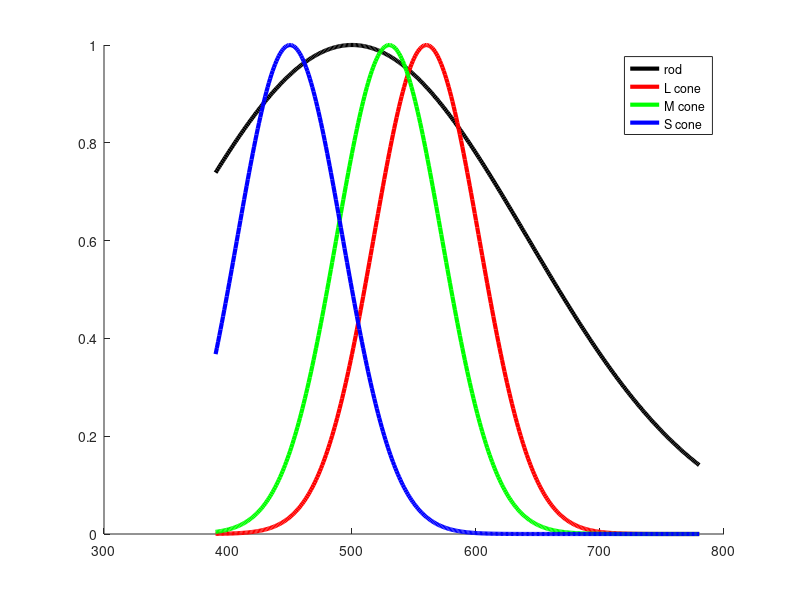

Recreate this plot in MATLAB.
lambda=390:780;
sig=60;
sig_rod=200;
rod=500;
blue=450;
green=530;
red=560;
hold on
plot(lambda,exp(-((lambda-rod).^2)/sig_rod.^2),'k','LineWidth',3);
plot(lambda,exp(-((lambda-red).^2)/sig.^2),'r','LineWidth',3);
plot(lambda,exp(-((lambda-green).^2)/sig.^2),'g','LineWidth',3);
plot(lambda,exp(-((lambda-blue).^2)/sig.^2),'b','LineWidth',3);
legend('rod','L cone','M cone','S cone');

